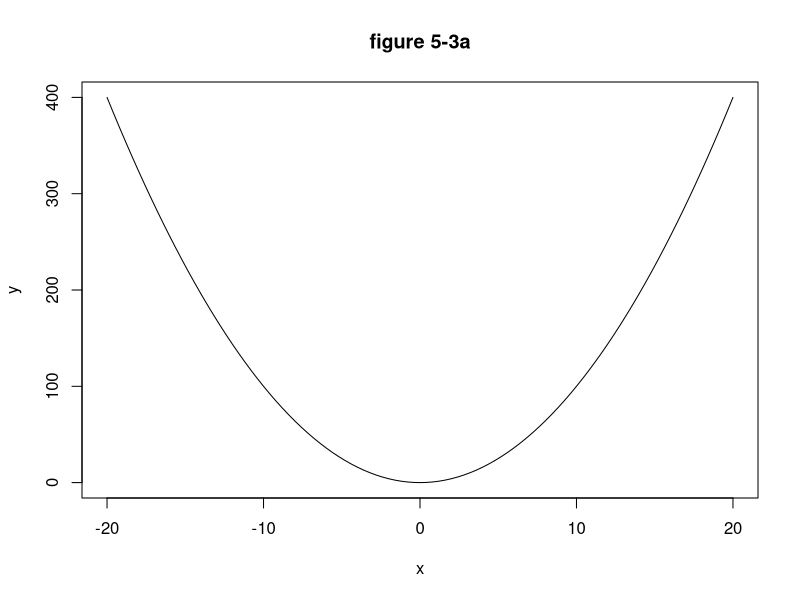

The R script that drew this image:
#page no. 125-126
#example 5-2


# this is the cure of y=x^2
curve(x^2,from = -20,to=20,ylab = "y",main="figure 5-3a")
